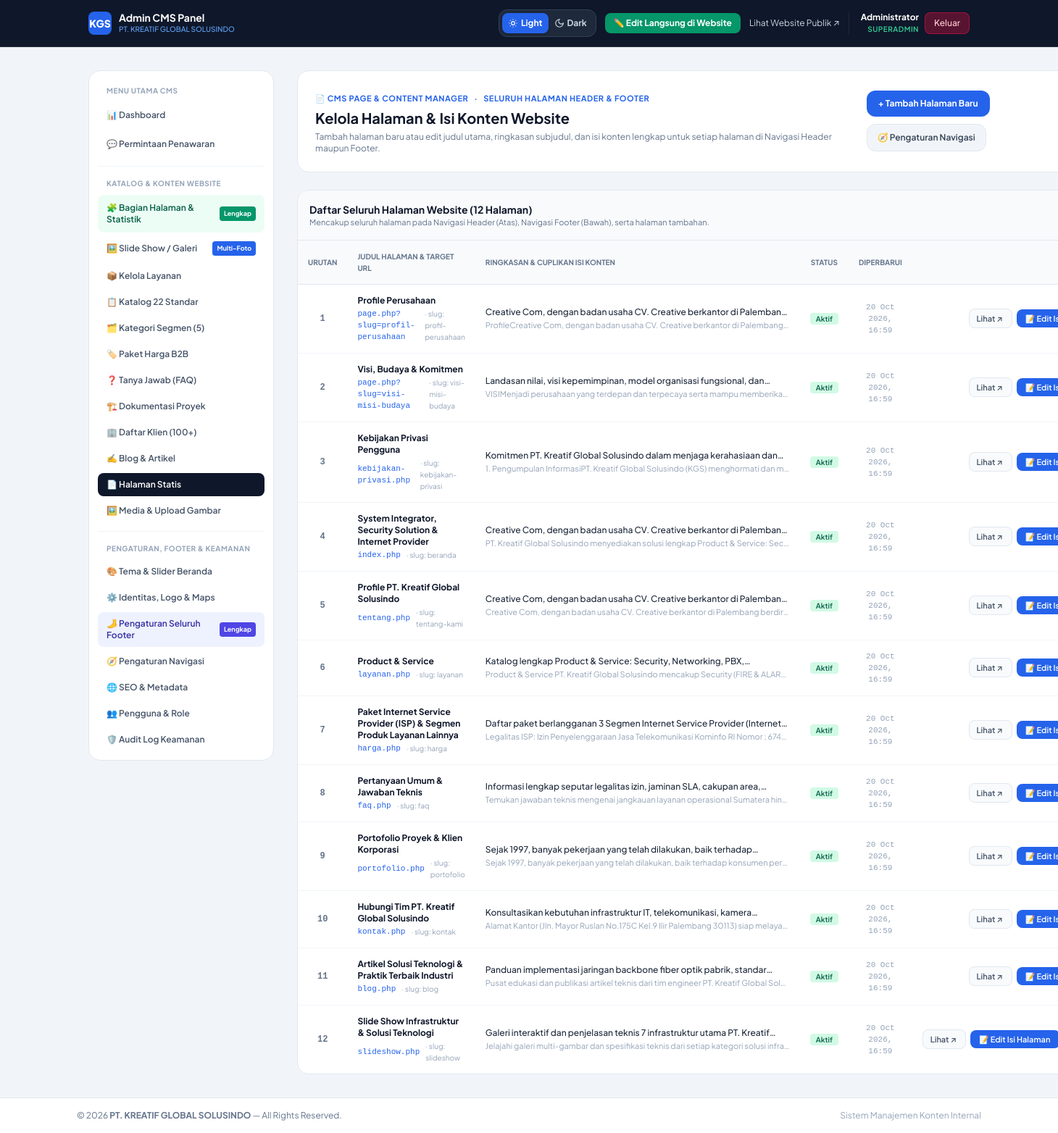
Page /admin/halaman.php (signed in) on the committed database.
### tables this page shows
CREATE TABLE IF NOT EXISTS `site_settings` (
  `id` INT AUTO_INCREMENT PRIMARY KEY,
  `group_name` VARCHAR(50) NOT NULL DEFAULT 'general',
  `key_name` VARCHAR(60) NOT NULL UNIQUE,
  `key_value` LONGTEXT,
  `updated_at` DATETIME DEFAULT CURRENT_TIMESTAMP ON UPDATE CURRENT_TIMESTAMP
);

CREATE TABLE IF NOT EXISTS `pages` (
  `id` INT AUTO_INCREMENT PRIMARY KEY,
  `title` VARCHAR(200) NOT NULL,
  `slug` VARCHAR(220) NOT NULL UNIQUE,
  `summary` TEXT,
  `content` LONGTEXT NOT NULL,
  `featured_image` VARCHAR(255) DEFAULT NULL,
  `meta_title` VARCHAR(255) DEFAULT NULL,
  `meta_description` TEXT,
  `og_image` VARCHAR(255) DEFAULT NULL,
  `is_published` TINYINT(1) DEFAULT 1,
  `sort_order` INT DEFAULT 0,
  `created_at` DATETIME DEFAULT CURRENT_TIMESTAMP,
  `updated_at` DATETIME DEFAULT CURRENT_TIMESTAMP ON UPDATE CURRENT_TIMESTAMP
);

### admin/halaman.php (the view, shortened to what the rows shown need)
<?php
require_once __DIR__ . '/layout-header.php';
$pages = [];
try {
    $pages = $pdo->query("SELECT * FROM pages ORDER BY sort_order ASC, id ASC")->fetchAll();
} catch (Exception $e) {
    try {
        $pages = $pdo->query("SELECT * FROM pages ORDER BY id ASC")->fetchAll();
    } catch (Exception $e2) {
        $pages = [];
    }
}
?>
<div class="flex flex-col sm:flex-row items-start sm:items-center justify-between gap-4 bg-white p-6 rounded-2xl border border-slate-200 shadow-xs">
    <div>
        <h1 class="text-xl font-bold text-slate-900">Kelola Halaman & Isi Konten Website</h1>
    </div>
</div>
<div class="bg-white rounded-2xl border border-slate-200 overflow-hidden shadow-xs">
    <div class="overflow-x-auto">
        <table class="w-full text-left text-xs text-slate-700">
            <thead class="bg-slate-50 uppercase text-[10px] text-slate-500 border-b border-slate-200">
                <tr>
                    <th class="p-3.5 w-14 text-center">Urutan</th>
                    <th class="p-3.5">Judul Halaman & Target URL</th>
                    <th class="p-3.5">Ringkasan & Cuplikan Isi Konten</th>
                    <th class="p-3.5 text-center">Status</th>
                    <th class="p-3.5 text-center">Diperbarui</th>
                    <th class="p-3.5 text-right">Aksi</th>
                </tr>
            </thead>
            <tbody class="divide-y divide-slate-100">
                <?php foreach ($pages as $p):
                    $pub_url = resolve_page_slug_to_url($p['slug']);
                ?>
                    <tr class="hover:bg-slate-50/80">
                        <td class="p-3.5 text-center font-mono font-bold text-slate-500">
                            <?= (int)$p['sort_order'] ?>
                        </td>
                        <td class="p-3.5">
                            <div class="font-bold text-slate-900"><?= e($p['title']) ?></div>
                            <div class="flex items-center gap-2 mt-0.5">
                                <span class="font-mono text-[11px] text-blue-600"><?= e($pub_url) ?></span>
                                <span class="text-[10px] text-slate-400">· slug: <?= e($p['slug']) ?></span>
                            </div>
                        </td>
                        <td class="p-3.5 text-slate-600 max-w-md">
                            <div class="font-medium text-slate-800 line-clamp-1"><?= e($p['summary']) ?></div>
                            <div class="text-[11px] text-slate-400 truncate mt-0.5"><?= e(strip_tags((string)$p['content'])) ?></div>
                        </td>
                        <td class="p-3.5 text-center">
                            <span class="px-2 py-0.5 rounded text-[10px] font-semibold <?= $p['is_published'] ? 'bg-emerald-100 text-emerald-800' : 'bg-slate-200 text-slate-700' ?>">
                                <?= $p['is_published'] ? 'Aktif' : 'Nonaktif' ?>
                            </span>
                        </td>
                        <td class="p-3.5 text-center text-slate-400 font-mono text-[11px]">
                            <?= !empty($p['updated_at']) ? date('d M Y, H:i', strtotime($p['updated_at'])) : '-' ?>
                        </td>
                        <td class="p-3.5 text-right whitespace-nowrap space-x-1.5">
                            <a href="../<?= e($pub_url) ?>" target="_blank" class="px-2.5 py-1.5 bg-slate-50 hover:bg-slate-100 text-slate-600 rounded-lg border border-slate-200 text-[11px] font-semibold">
                                Lihat &nearr;
                            </a>
                            <a href="halaman.php?action=edit&id=<?= (int)$p['id'] ?>" class="px-3 py-1.5 bg-blue-600 hover:bg-blue-700 text-white font-semibold rounded-lg text-[11px] shadow-2xs">
                                📝 Edit Isi Halaman
                            </a>
                        </td>
                    </tr>
                <?php endforeach; ?>
            </tbody>
        </table>
    </div>
</div>
<?php require_once __DIR__ . '/layout-footer.php'; ?>

### admin/layout-header.php (shortened to what the rows shown need)
<?php
require_once __DIR__ . '/../config/database.php';
$company_name = get_setting($pdo, 'company_name', 'PT. KREATIF GLOBAL SOLUSINDO');
?>
<!DOCTYPE html>
<html lang="id">
<head>
    <script src="https://cdn.tailwindcss.com"></script>
    <link rel="stylesheet" href="../assets/fonts/fonts.css">
    <link rel="stylesheet" href="../assets/css/style.css">
</head>
<body class="bg-slate-100 dark:bg-slate-950 min-h-screen flex flex-col text-slate-800 dark:text-slate-100 transition-colors duration-200">
    <header class="bg-slate-900 text-white border-b border-slate-800 sticky top-0 z-40 shadow-sm">
        <div class="max-w-7xl mx-auto px-4 sm:px-6 lg:px-8 h-16 flex items-center justify-between gap-4">
            <div class="flex items-center gap-3">
                <a href="index.php" class="flex items-center gap-2.5">
                    <div>
                        <span class="font-bold text-sm block leading-tight">Admin CMS Panel</span>
                        <span class="text-[10px] text-blue-400 font-medium block"><?= e($company_name) ?></span>
                    </div>
                </a>
            </div>
        </div>
    </header>
    <div class="max-w-7xl mx-auto px-4 sm:px-6 lg:px-8 py-8 flex-1 w-full flex flex-col md:flex-row gap-8">
        <main class="flex-1 space-y-6">

### admin/layout-footer.php (shortened to what the rows shown need)
        </main>
    </div>
    <footer class="bg-white border-t border-slate-200 py-4 mt-auto text-center text-xs text-slate-500">
        <div class="max-w-7xl mx-auto px-4 flex flex-col sm:flex-row justify-between items-center gap-2">
            <span>&copy; <?= date('Y') ?> <strong><?= e($company_name ?? 'PT. KREATIF GLOBAL SOLUSINDO') ?></strong> — All Rights Reserved.</span>
        </div>
    </footer>
</body>
</html>

### rows in the picture
site_settings: key_value "PT. KREATIF GLOBAL SOLUSINDO"
pages: sort_order "1", title "Profile Perusahaan", slug "page.php?slug=profil-perusahaan", slug "profil-perusahaan", summary "Creative Com, dengan badan usaha CV. Creative berkantor di…", content "ProfileCreative Com, dengan badan usaha CV. Creative berkantor di Palembang…", is_published "Aktif", updated_at "20 Oct 2026, 16:59"
pages: sort_order "2", title "Visi, Budaya & Komitmen", slug "page.php?slug=visi-misi-budaya", slug "visi-misi-budaya", summary "Landasan nilai, visi kepemimpinan, model organisasi fungsional,…", content "VISIMenjadi perusahaan yang terdepan dan terpecaya serta mampu memberika…", is_published "Aktif", updated_at "20 Oct 2026, 16:59"
pages: sort_order "3", title "Kebijakan Privasi Pengguna", slug "kebijakan-privasi.php", slug "kebijakan-privasi", summary "Komitmen PT. Kreatif Global Solusindo dalam menjaga kerahasiaan…", content "1. Pengumpulan InformasiPT. Kreatif Global Solusindo (KGS) menghormati dan m…", is_published "Aktif", updated_at "20 Oct 2026, 16:59"
pages: sort_order "4", title "System Integrator, Security Solution & Internet Provider", slug "index.php", slug "beranda", summary "Creative Com, dengan badan usaha CV. Creative berkantor di…", content "PT. Kreatif Global Solusindo menyediakan solusi lengkap Product & Service: Sec…", is_published "Aktif", updated_at "20 Oct 2026, 16:59"
pages: sort_order "5", title "Profile PT. Kreatif Global Solusindo", slug "tentang.php", slug "tentang-kami", summary "Creative Com, dengan badan usaha CV. Creative berkantor di…", content "Creative Com, dengan badan usaha CV. Creative berkantor di Palembang berdir…", is_published "Aktif", updated_at "20 Oct 2026, 16:59"
pages: sort_order "6", title "Product & Service", slug "layanan.php", slug "layanan", summary "Katalog lengkap Product & Service: Security, Networking,…", content "Product & Service PT. Kreatif Global Solusindo mencakup Security (FIRE & ALAR…", is_published "Aktif", updated_at "20 Oct 2026, 16:59"
pages: sort_order "7", title "Paket Internet Service Provider (ISP) & Segmen Produk Layanan Lainnya", slug "harga.php", slug "harga", summary "Daftar paket berlangganan 3 Segmen Internet Service Provider…", content "Legalitas ISP: Izin Penyelenggaraan Jasa Telekomunikasi Kominfo RI Nomor ; 674…", is_published "Aktif", updated_at "20 Oct 2026, 16:59"
pages: sort_order "8", title "Pertanyaan Umum & Jawaban Teknis", slug "faq.php", slug "faq", summary "Informasi lengkap seputar legalitas izin, jaminan SLA, cakupan…", content "Temukan jawaban teknis mengenai jangkauan layanan operasional Sumatera hin…", is_published "Aktif", updated_at "20 Oct 2026, 16:59"
pages: sort_order "9", title "Portofolio Proyek & Klien Korporasi", slug "portofolio.php", slug "portofolio", summary "Sejak 1997, banyak pekerjaan yang telah dilakukan, baik…", content "Sejak 1997, banyak pekerjaan yang telah dilakukan, baik terhadap konsumen per…", is_published "Aktif", updated_at "20 Oct 2026, 16:59"
pages: sort_order "10", title "Hubungi Tim PT. Kreatif Global Solusindo", slug "kontak.php", slug "kontak", summary "Konsultasikan kebutuhan infrastruktur IT, telekomunikasi,…", content "Alamat Kantor (Jln. Mayor Ruslan No.175C Kel.9 Ilir Palembang 30113) siap melaya…", is_published "Aktif", updated_at "20 Oct 2026, 16:59"
pages: sort_order "11", title "Artikel Solusi Teknologi & Praktik Terbaik Industri", slug "blog.php", slug "blog", summary "Panduan implementasi jaringan backbone fiber optik pabrik,…", content "Pusat edukasi dan publikasi artikel teknis dari tim engineer PT. Kreatif Global Sol…", is_published "Aktif", updated_at "20 Oct 2026, 16:59"
pages: sort_order "12", title "Slide Show Infrastruktur & Solusi Teknologi", slug "slideshow.php", slug "slideshow", summary "Galeri interaktif dan penjelasan teknis 7 infrastruktur utama PT.…", content "Jelajahi galeri multi-gambar dan spesifikasi teknis dari setiap kategori solusi infra…", is_published "Aktif", updated_at "20 Oct 2026, 16:59"

### other values in the picture
$admin_name "Administrator"
$admin_role "SUPERADMIN"
count($pages) "12"
